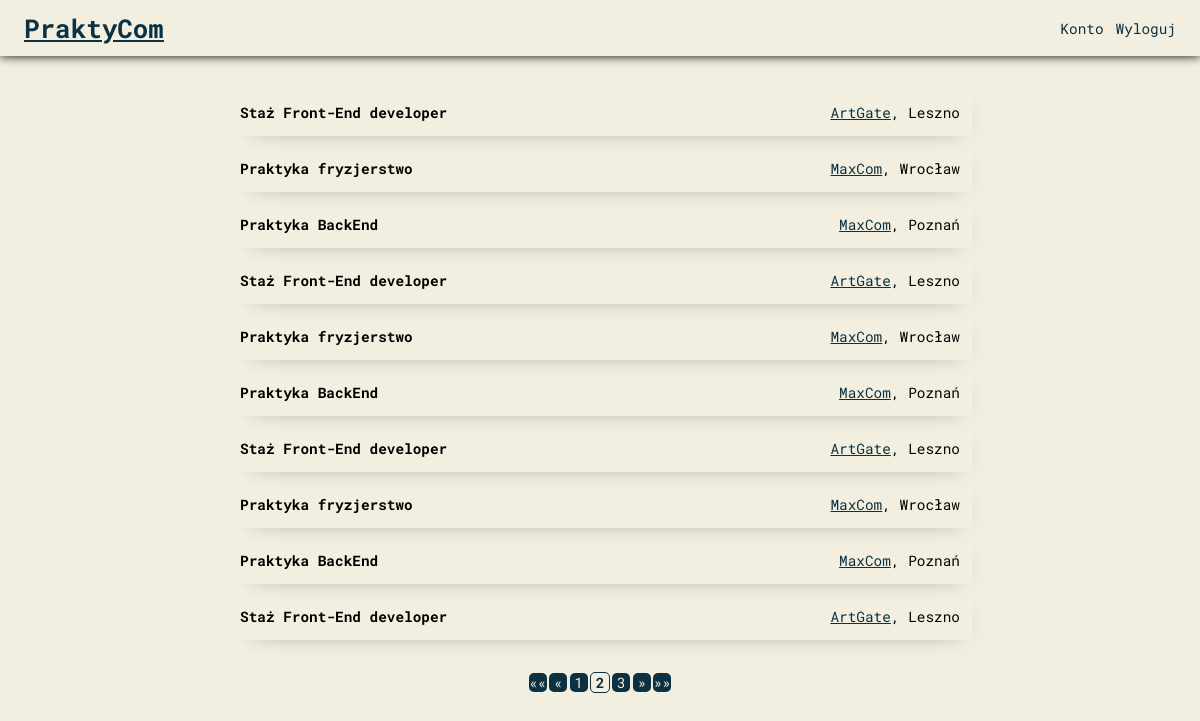
The page /index.php?strona=2 (signed in) on the database its author committed.
### tables this page shows
CREATE TABLE `oferty` (
  `id` int(255) NOT NULL,
  `tytul` varchar(50) NOT NULL,
  `opis` text NOT NULL,
  `id_pracodawcy` int(11) NOT NULL,
  `lokalizacja` varchar(30) NOT NULL
);

CREATE TABLE `pracodawcy` (
  `id` int(255) NOT NULL,
  `firma` varchar(50) NOT NULL,
  `email` varchar(50) NOT NULL,
  `haslo` varchar(255) NOT NULL
);

### index.php (the view, shortened to what this page needs)
<?php
include "connection.php";
?>
<!DOCTYPE html>
<html lang="pl">
<head>
    <link rel="stylesheet" href="style.css">
</head>
<body>
<header>
    <a href="index.php" id="logo">PraktyCom</a>
    <div id="opcje">
    <?php
    if (isset($_SESSION['user_id'])) {
        if (isset($_SESSION['user_imie']) && isset($_SESSION['user_nazwisko'])) {
            $userParams = "imie=".$_SESSION['user_imie'] . '&nazwisko=' . $_SESSION['user_nazwisko'] . '&id=' . $_SESSION['user_id'];
            echo generatePageLink('panelPraktykanta.php', 'Konto', $userParams, '');
        } elseif (isset($_SESSION['user_firma'])) {
            $userParams = "firma=" . $_SESSION['user_firma'] . '&id=' . $_SESSION['user_id'];
            echo generatePageLink('panelPracodawca.php', 'Konto', $userParams, '');
            echo generatePageLink('addAd.php', 'Dodaj ogłoszenie', '', '');
        }
        echo generatePageLink('logout.php', 'Wyloguj', '', '');
    } else {
        echo generatePageLink($loginPage, 'Zaloguj się', '', '');
        echo generatePageLink($signupPage, 'Zarejestruj się', '', '');
    }
    ?>
    </div>
</header>
<main>
    <div id="ogloszenia">
        <?php
        $ofertyNaStrone = 10;
        if (isset($_GET['strona'])) {
            $strona = $_GET['strona'];
        } else {
            $strona = 1;
        }
        $poczatek = ($strona - 1) * $ofertyNaStrone;
        $query = "SELECT oferty.id AS oferta_id, oferty.tytul AS tytul, oferty.lokalizacja AS lokalizacja, pracodawcy.firma AS firma, pracodawcy.id AS id
                  FROM oferty
                  INNER JOIN pracodawcy ON oferty.id_pracodawcy = pracodawcy.id
                  ORDER BY oferty.id DESC
                  LIMIT $poczatek, $ofertyNaStrone";
        $result = mysqli_query($conn, $query);
        if ($result && mysqli_num_rows($result) > 0) {
            while ($row = mysqli_fetch_assoc($result)) {
                $id_ogloszenia = $row['oferta_id'];
                $tytul = $row['tytul'];
                $firma = $row['firma'];
                $firmaId = $row['id'];
                $lokalizacja = $row['lokalizacja'];
                echo '<div class="ogloszenie" onclick="location.href=\'jobad.php?id=' . $id_ogloszenia . '\'">';
                echo '<div class="tytulOferty">';
                echo '<p class="tytul">' . $tytul . '</p>';
                echo '</div>';
                echo '<div class="daneOferty">';
                $userParams = "firma=".$firma . '&id=' . $firmaId;
                echo generatePageLink('panelPracodawca.php', $firma, $userParams, '');
                echo '<p>, ' . $lokalizacja . '</p>';
                echo '</div>';
                echo '</div>';
            }
        } else {
            echo "Brak danych lub błąd zapytania.";
        }
        $query = "SELECT COUNT(id) AS ilosc_ofert FROM oferty";
        $result = mysqli_query($conn, $query);
        $row = mysqli_fetch_assoc($result);
        $ilosc_ofert = $row['ilosc_ofert'];
        $liczba_stron = ceil($ilosc_ofert / $ofertyNaStrone);
        echo "<div class='numery'>";
        if ($liczba_stron > 1) {
            if($strona > 1){
            echo generatePageLink('index.php', '&laquo;&laquo;', '', '');
            }
            if ($strona > 1) {
                $poprzednia = $strona - 1;
                echo generatePageLink('index.php', '&laquo;', "strona=$poprzednia", '');
            }
            for ($i = 1; $i <= $liczba_stron; $i++) {
                if ($i == $strona) {
                    echo generatePageLink('index.php', $i, "strona=$i", 'przyciskiStrony active');
                } else {
                    echo generatePageLink('index.php', $i, "strona=$i", 'przyciskiStrony');
                }
            }
            if ($strona < $liczba_stron) {
                $nastepna = $strona + 1;
                echo generatePageLink('index.php', '&raquo;', "strona=$nastepna", '');
            }
            if($strona != $liczba_stron){
            echo generatePageLink('index.php', '&raquo;&raquo;', "strona=$liczba_stron", '');
            }
        }
        echo "</div>";
        ?>
    </div>
</main>
</body>
</html>

### connection.php (shortened to what this page needs)
<?php
function generatePageLink($page, $label, $params = '', $class) {
    return "<a href='$page?$params' class='$class' >$label</a>";
}

### style.css (style rules this page uses)
* { padding: 0; margin: 0; font-family: "Roboto Mono", monospace; }
html { font-size: 1.8vh; background: #f3efe0; }
header { display: flex; align-items: center; justify-content: space-between; height: 7vh; width: 100%; box-shadow: 0 0 10px 0; }
header #logo { font-size: 1.8rem; color: #0b3142; font-weight: 800; margin-left: 0; height: 4vh; margin-left: 2vw; display: flex; justify-content: center; align-items: center; }
header #opcje { display: flex; margin-right: 2vw; }
header #opcje a { color: #0b3142; text-decoration: unset; margin-left: 1vw; }
body { display: flex; align-items: center; flex-direction: column; }
main { margin: 3vh 0 0 0; min-height: 50vh; }
main a { color: #0b3142; }
main #ogloszenia .ogloszenie { cursor: pointer; box-shadow: black 7px 7px 25px -20px; border-radius: 5px; height: 6vh; width: 60vw; margin-top: 1vh; display: flex; justify-content: space-between; align-items: center; padding: 0 1vw 0 1vw; }
main #ogloszenia .ogloszenie .tytulOferty { display: flex; flex-direction: column; }
main #ogloszenia .ogloszenie .tytulOferty .tytul { font-weight: 800; }
main #ogloszenia .ogloszenie .daneOferty { display: flex; flex-direction: row; }
main #ogloszenia .ogloszenie .daneOferty a { color: #0b3142; }
main #ogloszenia .numery { display: flex; align-items: center; justify-content: center; margin: 3vh 0 0 0; }
main #ogloszenia .numery a { text-decoration: unset; background-color: #0b3142; color: #f3efe0; border-radius: 5px; display: flex; align-items: center; justify-content: center; width: 1.5vw; margin: 1vh 0.1vw 0.1vw; }
main #ogloszenia .numery .przyciskiStrony.active { font-weight: 900; background-color: #f3efe0; color: #0b3142; border: solid #0b3142 1px; }

### rows shown on the page
oferty: tytul "Staż Front-End developer", id_pracodawcy.firma "ArtGate", lokalizacja "Leszno"
oferty: tytul "Praktyka fryzjerstwo", id_pracodawcy.firma "MaxCom", lokalizacja "Wrocław"
oferty: tytul "Praktyka BackEnd", id_pracodawcy.firma "MaxCom", lokalizacja "Poznań"
oferty: tytul "Staż Front-End developer", id_pracodawcy.firma "ArtGate", lokalizacja "Leszno"
oferty: tytul "Praktyka fryzjerstwo", id_pracodawcy.firma "MaxCom", lokalizacja "Wrocław"
oferty: tytul "Praktyka BackEnd", id_pracodawcy.firma "MaxCom", lokalizacja "Poznań"
oferty: tytul "Staż Front-End developer", id_pracodawcy.firma "ArtGate", lokalizacja "Leszno"
oferty: tytul "Praktyka fryzjerstwo", id_pracodawcy.firma "MaxCom", lokalizacja "Wrocław"
oferty: tytul "Praktyka BackEnd", id_pracodawcy.firma "MaxCom", lokalizacja "Poznań"
oferty: tytul "Staż Front-End developer", id_pracodawcy.firma "ArtGate", lokalizacja "Leszno"

### other values the page prints
$label "Konto Wyloguj «« « » »»"
$label "1"
$label "2"
$label "3"
